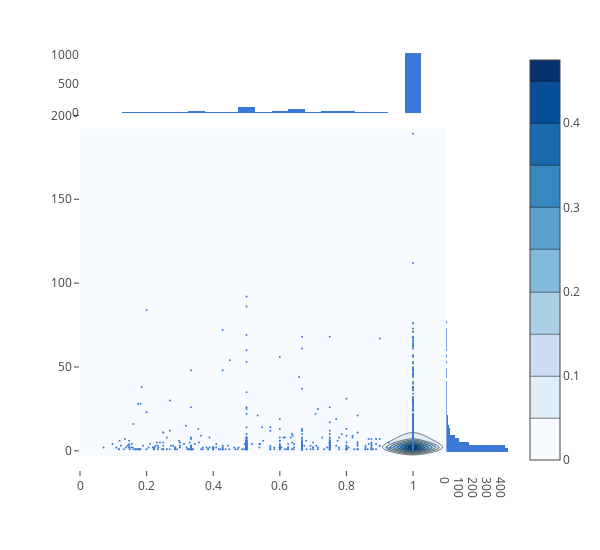

Notebook code for this chart:
### Code cell
plot_2D_histogram(topWordsDF)

### Figure 1 — Plotly figure (JSON) as saved in the notebook; plotly's stock layout.template omitted (floating-point values rounded to 4 significant figures; data arrays with more than 128 entries replaced by an {"elided": "..."} marker saying what was removed)
{"data": [{"marker": {"color": "rgb(60,121,214)", "size": 2}, "mode": "markers", "name": "points", "type": "scatter", "x": {"elided": "1535 float values"}, "y": {"elided": "1368 int values"}}, {"colorscale": [[0, "rgb(247,251,255)"], [0.125, "rgb(222,235,247)"], [0.25, "rgb(198,219,239)"], [0.375, "rgb(158,202,225)"], [0.5, "rgb(107,174,214)"], [0.625, "rgb(66,146,198)"], [0.75, "rgb(33,113,181)"], [0.875, "rgb(8,81,156)"], [1, "rgb(8,48,107)"]], "histnorm": "probability", "ncontours": 20, "reversescale": false, "showscale": true, "type": "histogram2dcontour", "x": {"elided": "1535 float values"}, "y": {"elided": "1368 int values"}}, {"marker": {"color": "rgb(60,121,214)"}, "type": "histogram", "x": {"elided": "1535 float values"}, "yaxis": "y2"}, {"marker": {"color": "rgb(60,121,214)"}, "type": "histogram", "xaxis": "x2", "y": {"elided": "1368 int values"}}], "layout": {"autosize": false, "bargap": 0, "height": 550, "hovermode": "closest", "margin": {"t": 50}, "showlegend": false, "width": 600, "xaxis": {"domain": [0, 0.85], "showgrid": false, "zeroline": false}, "xaxis2": {"domain": [0.85, 1], "showgrid": false, "zeroline": false}, "yaxis": {"domain": [0, 0.85], "showgrid": false, "zeroline": false}, "yaxis2": {"domain": [0.85, 1], "showgrid": false, "zeroline": false}}}
